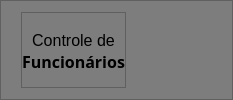
     <widget class="QFrame" name="frame">
      <property name="minimumSize">
       <size>
        <width>0</width>
        <height>100</height>
       </size>
      </property>
      <property name="maximumSize">
       <size>
        <width>16777215</width>
        <height>100</height>
       </size>
      </property>
      <property name="font">
       <font>
        <family>Yu Gothic UI Semibold</family>
        <pointsize>30</pointsize>
        <weight>75</weight>
        <bold>true</bold>
       </font>
      </property>
      <property name="styleSheet">
       <string notr="true">background-color: rgb(125, 125, 125);</string>
      </property>
      <property name="frameShape">
       <enum>QFrame::StyledPanel</enum>
      </property>
      <property name="frameShadow">
       <enum>QFrame::Raised</enum>
      </property>
      <layout class="QHBoxLayout" name="horizontalLayout">
       <property name="leftMargin">
        <number>20</number>
       </property>
       <property name="rightMargin">
        <number>20</number>
       </property>
       <item>
        <widget class="QFrame" name="frame_8">
         <property name="minimumSize">
          <size>
           <width>100</width>
           <height>0</height>
          </size>
         </property>
         <property name="maximumSize">
          <size>
           <width>250</width>
           <height>16777215</height>
          </size>
         </property>
         <property name="frameShape">
          <enum>QFrame::StyledPanel</enum>
         </property>
         <property name="frameShadow">
          <enum>QFrame::Raised</enum>
         </property>
         <layout class="QVBoxLayout" name="verticalLayout_3">
          <property name="spacing">
           <number>0</number>
          </property>
          <property name="leftMargin">
           <number>0</number>
          </property>
          <property name="topMargin">
           <number>0</number>
          </property>
          <property name="rightMargin">
           <number>0</number>
          </property>
          <property name="bottomMargin">
           <number>0</number>
          </property>
          <item>
           <widget class="QLabel" name="label">
            <property name="font">
             <font>
              <family>Yu Gothic UI</family>
              <pointsize>12</pointsize>
             </font>
            </property>
            <property name="text">
             <string>Controle de</string>
            </property>
            <property name="alignment">
             <set>Qt::AlignBottom|Qt::AlignHCenter</set>
            </property>
           </widget>
          </item>
          <item>
           <widget class="QLabel" name="label_2">
            <property name="font">
             <font>
              <family>Yu Gothic UI Semibold</family>
              <pointsize>12</pointsize>
              <weight>75</weight>
              <bold>true</bold>
             </font>
            </property>
            <property name="text">
             <string>Funcionários</string>
            </property>
            <property name="alignment">
             <set>Qt::AlignHCenter|Qt::AlignTop</set>
            </property>
           </widget>
          </item>
         </layout>
        </widget>
       </item>
       <item>
        <spacer name="horizontalSpacer">
         <property name="orientation">
          <enum>Qt::Horizontal</enum>
         </property>
         <property name="sizeHint" stdset="0">
          <size>
           <width>40</width>
           <height>20</height>
          </size>
         </property>
        </spacer>
       </item>
       <item>
        <widget class="QPushButton" name="go_home">
         <property name="maximumSize">
          <size>
           <width>40</width>
           <height>40</height>
          </size>
         </property>
         <property name="text">
          <string/>
         </property>
         <property name="icon">
          <iconset>
           <normaloff>icon/homemono_105947.png</normaloff>icon/homemono_105947.png</iconset>
         </property>
         <property name="iconSize">
          <size>
           <width>40</width>
           <height>40</height>
          </size>
         </property>
         <property name="checkable">
          <bool>false</bool>
         </property>
         <property name="checked">
          <bool>false</bool>
         </property>
         <property name="autoDefault">
          <bool>false</bool>
         </property>
         <property name="default">
          <bool>false</bool>
         </property>
         <property name="flat">
          <bool>true</bool>
         </property>
        </widget>
       </item>
      </layout>
     </widget>
